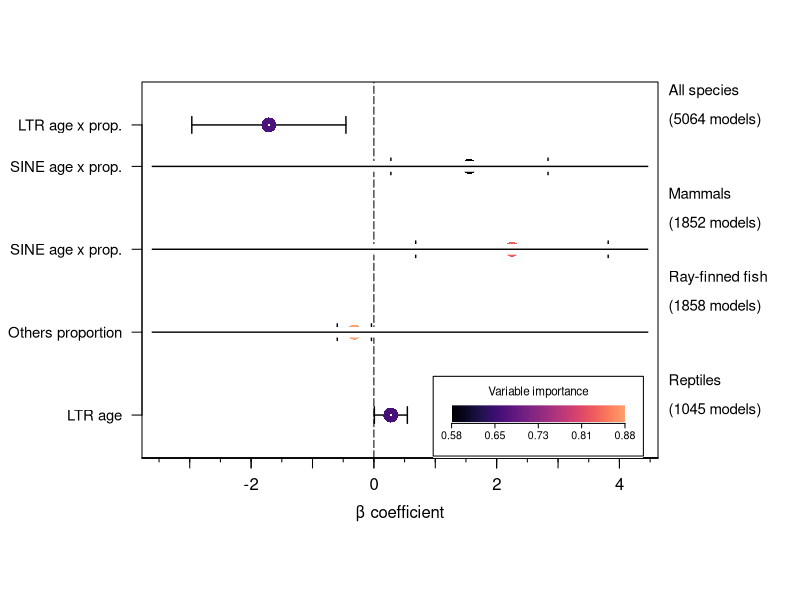

The R source for this figure:


library(viridis)

combined.df <- read.csv("../../results/model-averaging.csv")

# y positions
y <- c()
line <- c()
for (i in 1:length(combined.df$clade)) {
  if (is.null(y)) {
    y <- c(1)
  } else if (combined.df$clade[i] == prev) {
    y <- c(y, tail(y, 1) + 1)
  } else {
    y <- c(y, tail(y, 1) + 2)
    line <- c(line, tail(y, 1) - 1)
  }
  prev <- combined.df$clade[i]
}
y <- max(y)-y 
imp <- combined.df$importance

# color mapping
res <- 10000 # resolution
palette <- viridis(res, begin = 0, end = 0.8, option = "A") # palette
cols <- palette[round(((imp - min(imp)) / diff(range(imp))) * (res-1)) + 1] # colors

# y labels
labels <- c()
for (i in combined.df$model) {
  rep <- toupper(regmatches(i, regexpr("(?<=\\.)[a-zA-Z]+", i, perl = TRUE)))
  if (rep == "OTHERS") {
    rep <- "Others"
  } else if (rep == "UNKNOWN") {
    rep <- "Unknown"
  }
  
  if (grepl(":", i)) {
    type <- "age x prop."
  } else if (sub("\\..*", "", i) == "prop") {
    type <- "proportion"
  } else {
    type <- "age"
  }
  labels <- c(labels, paste(rep, type))
}

par(mar = c(7, 7, 4, 7) + 0.1) 

# main plot
x.range <- range(as.matrix(combined.df[c("lower", "upper")])) + c(-0.5, 0.5)
plot(x = combined.df$estimate, y = y, type = "n", xlim = x.range, 
     xlab = "β coefficient", ylab = NA, axes = FALSE,
     ylim = range(y) + c(-0.7, 0.7), useRaster = T, mgp = c(2.2, 0, 0)) # plot
# abline(v = 0, lty = 1, lwd = 2, col = "grey") # line at y = 0
abline(v = 0, lty = 5, lwd = 1, col = "black") # line at y = 0
# for (l in -100:4) {
#   abline(v = l, lty = 2, col = "grey") # vertical lines
# }
segments(combined.df$lower, y, combined.df$upper, y, lwd = 1.4) # confidence bars
segments(combined.df$upper, y-0.2, combined.df$upper, y+0.2, lwd = 1.4)
segments(combined.df$lower, y-0.2, combined.df$lower, y+0.2, lwd = 1.4)
points(combined.df$estimate, y, pch = 16, cex = 2, col = cols) # colored points
points(combined.df$estimate, y, pch = 16, cex = 0.324, col = "white") # center dots
axis(1, at = pretty(x.range), mgp = c(1, 0.8, 0)  ) # x axis
axis(1, at = seq(-10, 10, by = 0.5), labels = FALSE, tcl = -0.2)
axis(1, at = seq(-10, 10, by = 1), labels = FALSE, tcl = -0.5)
axis(2, at = y, labels = labels, las = 2, cex.axis = 0.9) # y axis
box()

# color bar
usr <- par("usr")
bar <- array(t(col2rgb(palette)/255), c(1, length(palette), 3))
fx1 <- 0.6; fx2 <- 0.936  # x
fy1 <- 0.10; fy2 <- 0.14 # y
xleft <- usr[1] + fx1 * diff(usr[1:2])
xright <- usr[1] + fx2 * diff(usr[1:2])
ybottom <- usr[3] + fy1 * diff(usr[3:4])
ytop <- usr[3] + fy2 * diff(usr[3:4])
rasterImage(array(t(col2rgb("white") / 255), dim = c(1, 1, 3)), 
            xleft - 0.3, ybottom - 1, xright + 0.3, ytop + 0.8, interpolate = FALSE)
rasterImage(bar, xleft, ybottom - 0.05, xright, ytop, interpolate = FALSE)
axis(
  side = 1, 
  at = seq(xleft, xright, length.out = 5), 
  labels = round(seq(min(imp), max(imp), length.out = 5), 2), 
  pos = ybottom - 0.008 * diff(usr[3:4]), 
  tck = -0.012, 
  cex.axis = 0.64, 
  mgp = c(1, -0.01, 1)
)
text(mean(c(xleft, xright)), 
     mean(c(ybottom, ytop)) + 0.53, 
     adj = c(0.5, 0.5), cex = 0.7, 
     labels = "Variable importance")
rect(xleft - 0.3, ybottom - 0.86, xright + 0.3, ytop + 0.7, 
     border = "black", lwd = 1)

# lines separating clades
for (j in line) {
  j <- j - 1
  rgb_vals <- col2rgb("white") / 255
  bar <- array(t(rgb_vals), dim = c(1, 1, 3))
  fx1 <- 0.02; fx2 <- 0.98  # x
  xleft <- usr[1] + fx1 * diff(usr[1:2])
  xright <- usr[1] + fx2 * diff(usr[1:2])
  ybottom <- j - 0.13
  ytop <- j + 0.13
  rasterImage(bar, xleft, ybottom, xright, ytop, interpolate = FALSE)
  segments(xleft, j, xright, j, lwd = 1.4, color = "")
}

# all species
par(xpd = TRUE)
text(4.8, 7.85, 
     adj = c(0, 0.5), cex = 0.9, 
     labels = "All species")
text(4.8, 7.15, 
     adj = c(0, 0.5), cex = 0.9, 
     labels = "(5064 models)")

# mammals
text(4.8, 5.35, 
     adj = c(0, 0.5), cex = 0.9, 
     labels = "Mammals")
text(4.8, 4.65, 
     adj = c(0, 0.5), cex = 0.9,  
     labels = "(1852 models)")

# fish
text(4.8, 3.35, 
     adj = c(0, 0.5), cex = 0.9,  
     labels = "Ray-finned fish")
text(4.8, 2.65, 
     adj = c(0, 0.5), cex = 0.9, 
     labels = "(1858 models)")

# reptiles
text(4.8, 0.85, 
     adj = c(0, 0.5), cex = 0.9, 
     labels = "Reptiles")
text(4.8, 0.15, 
     adj = c(0, 0.5), cex = 0.9, 
     labels = "(1045 models)")
par(xpd = FALSE)
par(mar = c(5, 4, 4, 2) + 0.1) 
